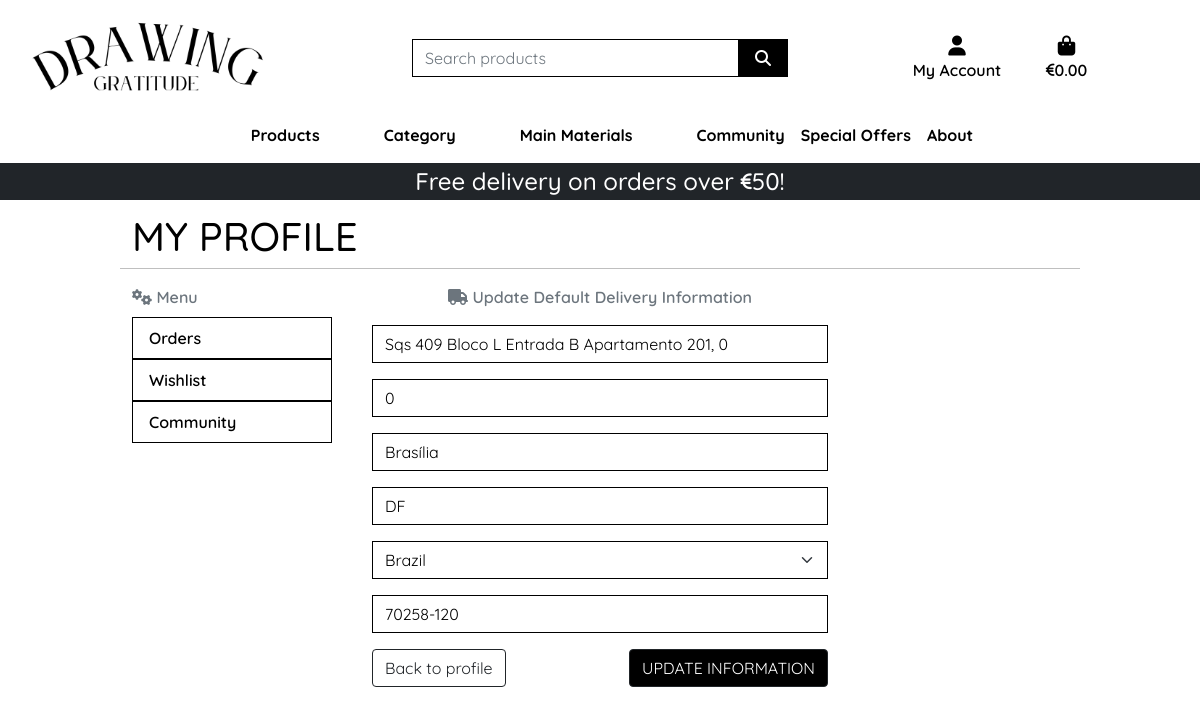
Before: /profile/update_profile/ (signed in) with the older database file.
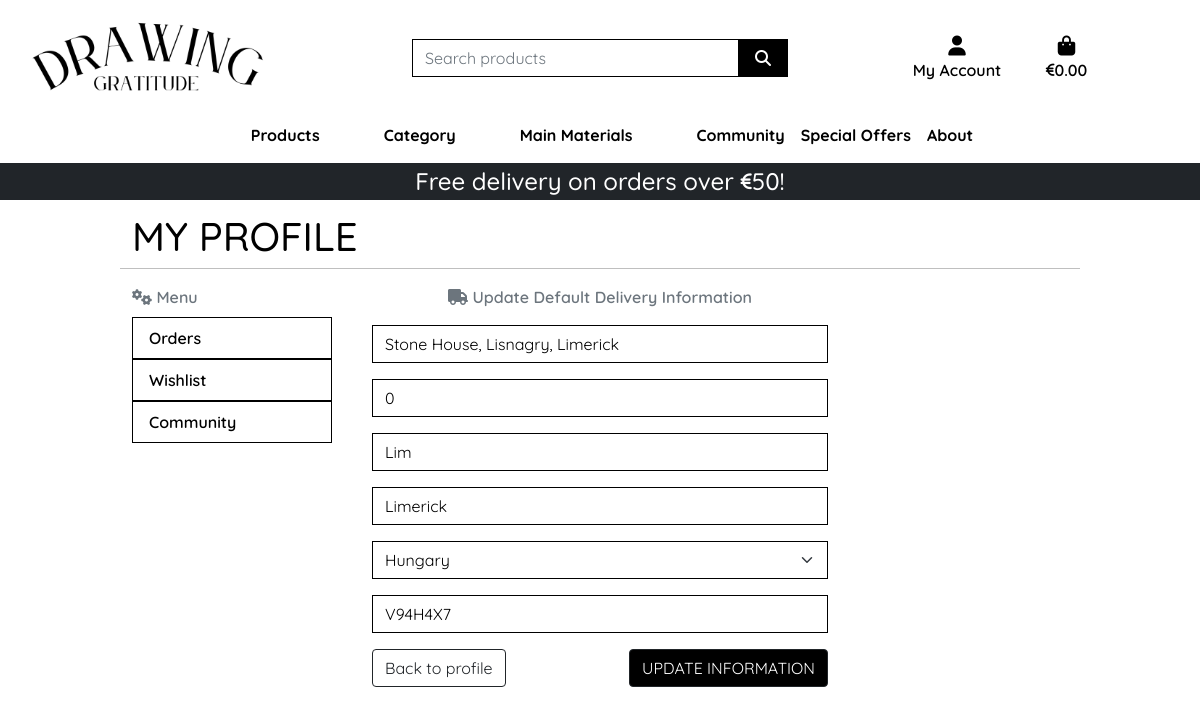
After: the same page with the newer database file.
### profiles/models.py (models this page shows, shortened)
class UserProfile(models.Model):
    user = models.OneToOneField(User, on_delete=models.CASCADE)
    default_phone_number = models.CharField(max_length=20, null=True, blank=True)
    default_street_address1 = models.CharField(max_length=80, null=True, blank=True)
    default_street_address2 = models.CharField(max_length=80, null=True, blank=True)
    default_town_or_city = models.CharField(max_length=40, null=True, blank=True)
    default_county = models.CharField(max_length=80, null=True, blank=True)
    default_country = CountryField(blank_label='Country', null=True, blank=True)
    default_postcode = models.CharField(max_length=20, null=True, blank=True)

### profiles/views.py (the view)
# urls.py: path('update_profile/', views.update_profile, name='update_profile'),
def update_profile(request):
    profile = get_object_or_404(UserProfile, user=request.user)
    if request.method == 'POST':
        form = UserProfileForm(request.POST, instance=profile)
        if form.is_valid():
            form.save()
            messages.success(request, 'Profile updated successfully')
            return redirect('profile')
        else:
            messages.error(request,
                           ('Update failed. Please ensure '
                            'the form is valid.'))
    else:
        form = UserProfileForm(instance=profile)
    template = 'profiles/update_profile.html'
    context = {
        'form': form,
        'on_profile_page': True,
    }
    return render(request, template, context)

### profiles/forms.py
class UserProfileForm(forms.ModelForm):
    class Meta:
        model = UserProfile
        exclude = ('user','default_phone_number',)
    def __init__(self, *args, **kwargs):
        super().__init__(*args, **kwargs)
        placeholders = {
            'default_postcode': 'Postal Code',
            'default_town_or_city': 'Town or City',
            'default_street_address1': 'Street Address 1',
            'default_street_address2': 'Street Address 2',
            'default_county': 'County, State or Locality',
        }
        for field in self.fields:
            if field != 'default_country':
                if self.fields[field].required:
                    placeholder = f'{placeholders[field]} *'
                else:
                    placeholder = placeholders[field]
                self.fields[field].widget.attrs['placeholder'] = placeholder
            self.fields[field].widget.attrs['class'] = 'border-black rounded-0 profile-form-input'
            self.fields[field].label = False

### profiles/templates/profiles/update_profile.html (shortened to what this page needs)
{% extends "base.html" %}
{% load static %}
{% load crispy_forms_tags %}
{% block extra_css %}
    <link rel="stylesheet" href="{% static 'profiles/css/profile.css' %}">
{% endblock %}
{% block page_header %}
    <div class="container header-container">
    </div>
{% endblock %}
{% block content %}
    <div class="container">
        <div class="row">
            <h1 class="text-uppercase mt-5 mb-2">My Profile</h1>
            <hr>
        </div>
        <div class="row">
            <div class="col-3">
                {% include 'includes/profile_navbar.html' %}
            </div>
            <div class="col-6">
                <p class="text-muted text-center"><i class="fa-solid fa-truck"></i> Update Default Delivery Information</p>
                <form class="mt-3" action="{% url 'update_profile' %}" method="POST" id="profile-update-form">
                    {{ form|crispy }}
                    <button class="btn btn-dark text-uppercase float-end">Update Information</button>
                </form>
                <a class="btn btn-outline-dark" href="{% url 'profile' %}">Back to profile</a>
            </div>
        </div>
    </div>
{% endblock %}

Changed rows visible on the page:
changed UserProfile: default_street_address1 "Sqs 409 Bloco L Entrada B Apartamento 201, 0" → "Stone House, Lisnagry, Limerick"; default_town_or_city "Brasília" → "Lim"; default_county "DF" → "Limerick"; default_country "Brazil" → "Hungary"; default_postcode "70258-120" → "V94H4X7"
